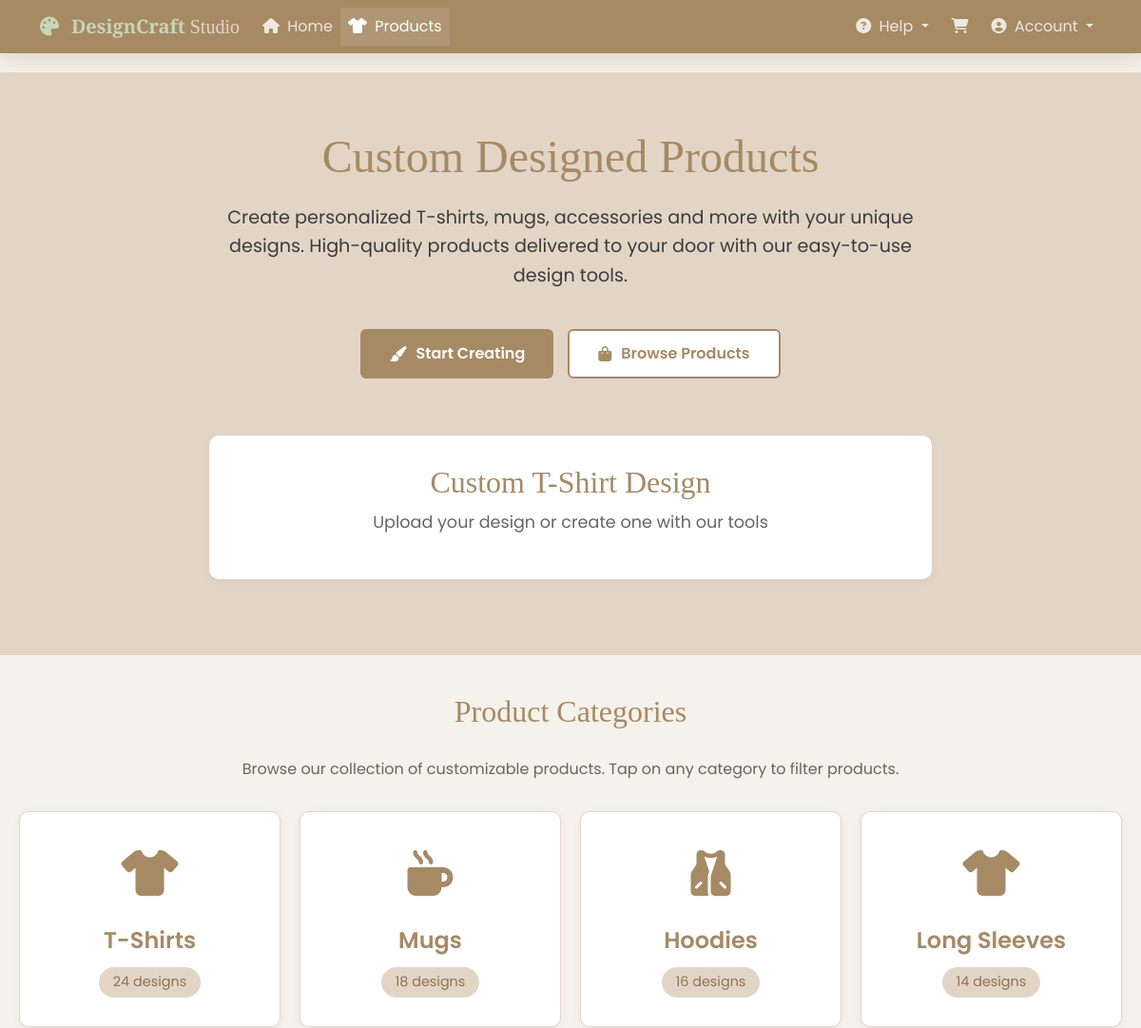
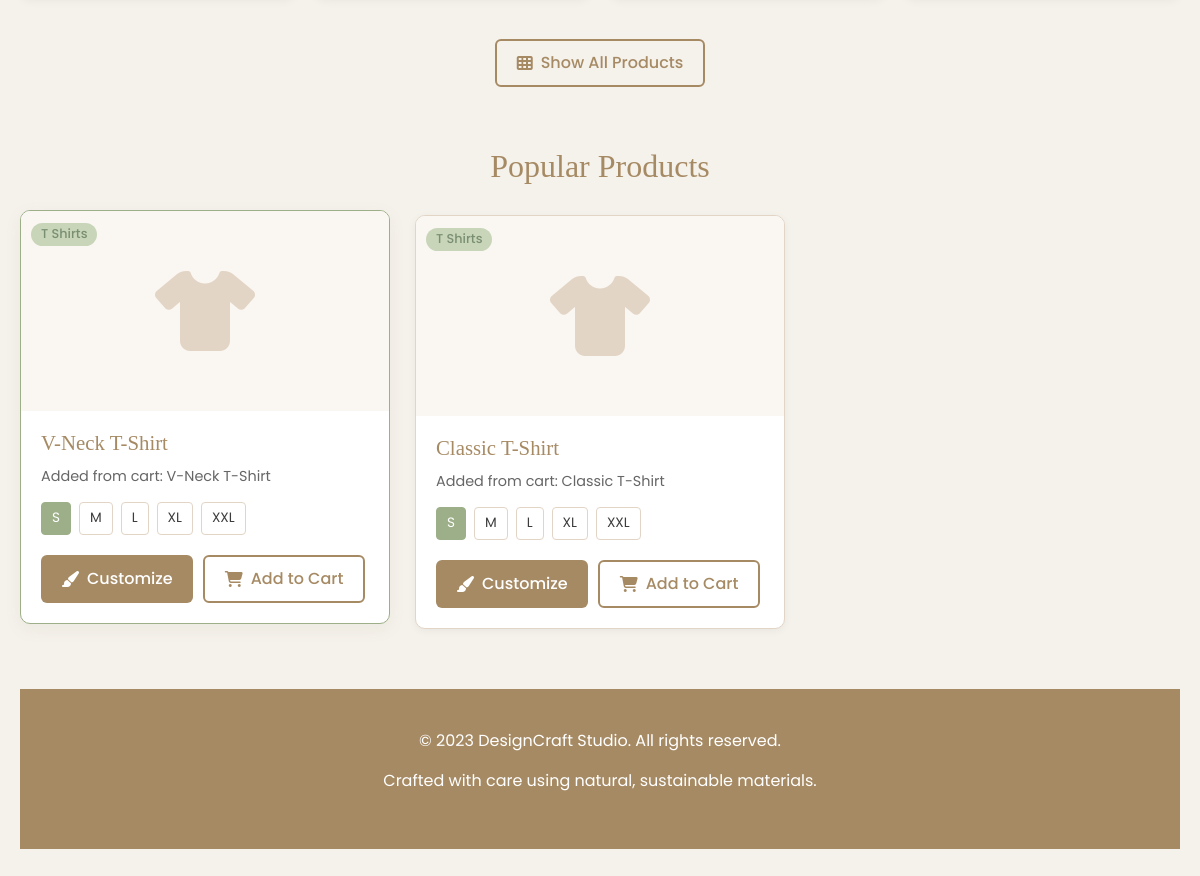
Screenshot of /products/ with the database file from the repository (2 pictures, top to bottom).
### tables this page shows
CREATE TABLE products (
                product_id INTEGER PRIMARY KEY AUTOINCREMENT,
                name TEXT NOT NULL,
                description TEXT,
                category TEXT NOT NULL,
                price REAL NOT NULL,
                stock INTEGER DEFAULT 0,
                colors TEXT,
                sizes TEXT,
                image_url TEXT,
                created_by INTEGER,
                is_active INTEGER DEFAULT 1,
                created_at TIMESTAMP DEFAULT CURRENT_TIMESTAMP,
                updated_at TIMESTAMP DEFAULT CURRENT_TIMESTAMP,
                FOREIGN KEY (created_by) REFERENCES users(user_id)
            );

### product_routes.py (the view)
@product_bp.route('/')
def browse_products():
    category = request.args.get('category', 'all')
    sort_by = request.args.get('sort', 'newest')
    page = int(request.args.get('page', 1))
    per_page = 12
    products = db_helper.get_products(
        category=category if category != 'all' else None,
        sort_by=sort_by,
        page=page,
        per_page=per_page
    )
    total_products = db_helper.get_product_count(category if category != 'all' else None)
    categories = get_categories_with_defaults()
    total_pages = (total_products + per_page - 1) // per_page
    return render_template('products.html',
                         products=products,
                         categories=categories,
                         current_category=category,
                         current_sort=sort_by,
                         current_page=page,
                         total_pages=total_pages,
                         total_products=total_products)

### app.py (called while the page is built)
@app.context_processor
def inject_csrf_token():
    from flask_wtf.csrf import generate_csrf
    return dict(csrf_token=lambda: generate_csrf())

### database.py (called while the page is built)
    def get_products(self, category=None, sort_by='newest', page=1, per_page=12):
        conn = sqlite3.connect(self.db_name)
        cursor = conn.cursor()
        query = 'SELECT * FROM products WHERE is_active = 1'
        params = []
        if category:
            query += ' AND category = ?'
            params.append(category)
        sort_options = {
            'newest': 'created_at DESC',
            'price_low': 'price ASC',
            'price_high': 'price DESC',
            'name': 'name ASC'
        }
        query += f' ORDER BY {sort_options.get(sort_by, "created_at DESC")}'
        offset = (page - 1) * per_page
        query += ' LIMIT ? OFFSET ?'
        params.extend([per_page, offset])
        cursor.execute(query, params)
        products = cursor.fetchall()
        conn.close()
        return products

    def get_product_count(self, category=None):
        conn = sqlite3.connect(self.db_name)
        cursor = conn.cursor()
        query = 'SELECT COUNT(*) FROM products WHERE is_active = 1'
        params = []
        if category:
            query += ' AND category = ?'
            params.append(category)
        cursor.execute(query, params)
        count = cursor.fetchone()[0]
        conn.close()
        return count

    def get_product_categories(self):
        conn = sqlite3.connect(self.db_name)
        cursor = conn.cursor()
        cursor.execute('SELECT DISTINCT category FROM products WHERE is_active = 1 ORDER BY category')
        categories = [row[0] for row in cursor.fetchall()]
        conn.close()
        return categories

### product_routes.py (called while the page is built)
def get_categories_with_defaults():
    default_categories = ['t-shirts', 'mugs', 'hoodies', 'long-sleeves']
    db_categories = db_helper.get_product_categories()
    all_categories = list(dict.fromkeys(default_categories + [c.lower() for c in db_categories]))
    return sorted(all_categories)

### templates/products.html (shortened to what this page needs)
<!DOCTYPE html>
<html lang="en">
<head>
    <link rel="stylesheet" href="https://cdnjs.cloudflare.com/ajax/libs/font-awesome/6.4.0/css/all.min.css">
    <link href="https://cdn.jsdelivr.net/npm/bootstrap@5.3.0/dist/css/bootstrap.min.css" rel="stylesheet">
</head>
<body>
    <nav class="navbar navbar-expand-lg navbar-dark fixed-top wood-texture" style="background: var(--wood-dark); box-shadow: 0 4px 20px rgba(166, 138, 100, 0.3);">
        <div class="container">
            <a class="navbar-brand" href="{{ url_for('home') }}" style="font-family: 'Playfair Display', serif;">
                <i class="fas fa-palette me-2" style="color: var(--sage-light);"></i>
                <span style="color: var(--sage-light); font-weight: 700;">DesignCraft</span>
                <span style="color: var(--wood-light); font-weight: 300;"> Studio</span>
            </a>
            <div class="collapse navbar-collapse" id="navbarNav">
                <ul class="navbar-nav me-auto">
                    <li class="nav-item">
                        <a class="nav-link {% if request.endpoint == 'home' %}active{% endif %}" href="{{ url_for('home') }}">
                            <i class="fas fa-home me-1"></i> Home
                        </a>
                    </li>
                    <li class="nav-item">
                        <a class="nav-link {% if request.endpoint == 'products.browse_products' %}active{% endif %}"
                           href="{{ url_for('products.browse_products') }}">
                            <i class="fas fa-tshirt me-1"></i> Products
                        </a>
                    </li>
                </ul>
                <ul class="navbar-nav">
                    <li class="nav-item dropdown me-2">
                        <a class="nav-link dropdown-toggle" href="#" id="helpDropdown" role="button" data-bs-toggle="dropdown">
                            <i class="fas fa-question-circle me-1"></i> Help
                        </a>
                    </li>
                    <li class="nav-item me-2">
                        <a class="nav-link {% if request.endpoint == 'cart' %}active{% endif %}"
                           href="{{ url_for('cart') }}" title="Cart">
                            <i class="fas fa-shopping-cart"></i>
                        </a>
                    </li>
                    <li class="nav-item dropdown">
                        <a class="nav-link dropdown-toggle" href="#" id="accountDropdown" role="button" data-bs-toggle="dropdown">
                            <i class="fas fa-user-circle me-1"></i> Account
                        </a>
                    </li>
                </ul>
            </div>
        </div>
    </nav>
    <div style="padding-top: 76px;"></div>
    <section class="page-hero">
        <div class="hero-inner">
            <h1 class="page-title">Custom Designed Products</h1>
            <p class="page-description">Create personalized T-shirts, mugs, accessories and more with your unique designs. High-quality products delivered to your door with our easy-to-use design tools.</p>
            <div class="hero-buttons" data-first-product-id="{{ products[0][0] if products else '1' }}">
                <a href="{{ url_for('design_tool', product_id=products[0][0] if products else 1) }}?size=M" class="hero-button primary" id="startCreatingBtn">
                    <i class="fas fa-paint-brush"></i> Start Creating
                </a>
                <button class="hero-button secondary" id="browseProductsBtn">
                    <i class="fas fa-shopping-bag"></i> Browse Products
                </button>
            </div>
            <div class="custom-design-section">
                <h2 class="custom-design-title">Custom T-Shirt Design</h2>
                <p class="custom-design-subtitle">Upload your design or create one with our tools</p>
            </div>
        </div>
    </section>
    <div class="main-container">
        <div class="page-container">
            <div class="content-section">
                <h2 class="section-title">Product Categories</h2>
                <p style="text-align: center; margin-bottom: 32px; color: #666; font-size: 16px;">Browse our collection of customizable products. Tap on any category to filter products.</p>
                <div class="categories-container">
                    <a href="{{ url_for('products.browse_products', category='t-shirts') }}" class="category-card {% if current_category == 't-shirts' %}active{% endif %}" data-category="t-shirts">
                        <div class="category-icon">
                            <i class="fas fa-tshirt"></i>
                        </div>
                        <div class="category-name">T-Shirts</div>
                        <div class="category-count">24 designs</div>
                    </a>
                    <a href="{{ url_for('products.browse_products', category='mugs') }}" class="category-card {% if current_category == 'mugs' %}active{% endif %}" data-category="mugs">
                        <div class="category-icon">
                            <i class="fas fa-mug-hot"></i>
                        </div>
                        <div class="category-name">Mugs</div>
                        <div class="category-count">18 designs</div>
                    </a>
                    <a href="{{ url_for('products.browse_products', category='hoodies') }}" class="category-card {% if current_category == 'hoodies' %}active{% endif %}" data-category="hoodies">
                        <div class="category-icon">
                            <i class="fas fa-vest"></i>
                        </div>
                        <div class="category-name">Hoodies</div>
                        <div class="category-count">16 designs</div>
                    </a>
                    <a href="{{ url_for('products.browse_products', category='long-sleeves') }}" class="category-card {% if current_category == 'long-sleeves' %}active{% endif %}" data-category="long-sleeves">
                        <div class="category-icon">
                            <i class="fas fa-tshirt"></i>
                        </div>
                        <div class="category-name">Long Sleeves</div>
                        <div class="category-count">14 designs</div>
                    </a>
                </div>
                <div class="show-all-btn">
                    <button class="btn btn-outline-primary" data-category="all" id="showAllBtn">
                        <i class="fas fa-th"></i> Show All Products
                    </button>
                </div>
            </div>
            <div class="content-section">
                <h2 class="section-title">Popular Products</h2>
                <div class="products-grid">
                    {% if products %}
                    {% for product in products %}
                    {% set sizes_list = (product[7] or 'M').split(',') %}
                    {% set is_mug = (product[3]|lower == 'mugs' or product[3]|lower == 'mug') %}
                    {% set is_hoodie = (product[3]|lower == 'hoodies' or product[3]|lower == 'hoodie') %}
                    {% set is_long_sleeve = (product[3]|lower == 'long-sleeves' or product[3]|lower == 'long sleeves') %}
                    <div class="product-card {{ 'selected' if loop.first else '' }}" data-product="{{ product[0] }}" data-category="{{ product[3] }}">
                        <div class="product-image">
                            {% if product[8] and product[8]|trim %}
                            {% set img_url = product[8] %}
                            {% if img_url.startswith('http://') or img_url.startswith('https://') %}
                            <img src="{{ img_url }}" alt="{{ product[1] }}"
                                 onerror="this.onerror=null; this.style.display='none'; this.nextElementSibling.style.display='flex';">
                            {% else %}
                            <img src="{{ url_for('static', filename=img_url) }}" alt="{{ product[1] }}"
                                 onerror="this.onerror=null; this.style.display='none'; this.nextElementSibling.style.display='flex';">
                            {% endif %}
                            <div style="display:none;width:100%;height:100%;align-items:center;justify-content:center;background:var(--neutral-light);">
                                {% if is_mug %}
                                <img src="{{ url_for('static', filename='images/default-mug.png') }}" alt="Default Mug" style="max-width: 80%; max-height: 80%; object-fit: contain;">
                                {% elif is_hoodie %}
                                <img src="{{ url_for('static', filename='images/default-hoodie.png') }}" alt="Default Hoodie" style="max-width: 80%; max-height: 80%; object-fit: contain;">
                                {% elif is_long_sleeve %}
                                <img src="{{ url_for('static', filename='images/default-longsleeve.png') }}" alt="Default Long Sleeve" style="max-width: 80%; max-height: 80%; object-fit: contain;">
                                {% else %}
                                <i class="fas fa-tshirt" style="font-size: 80px; color: var(--wood-light);"></i>
                                {% endif %}
                            </div>
                            {% else %}
                            <div style="width:100%;height:100%;display:flex;align-items:center;justify-content:center;background:var(--neutral-light);">
                                {% if is_mug %}
                                <img src="{{ url_for('static', filename='images/default-mug.png') }}" alt="Default Mug" style="max-width: 80%; max-height: 80%; object-fit: contain;">
                                {% elif is_hoodie %}
                                <img src="{{ url_for('static', filename='images/default-hoodie.png') }}" alt="Default Hoodie" style="max-width: 80%; max-height: 80%; object-fit: contain;">
                                {% elif is_long_sleeve %}
                                <img src="{{ url_for('static', filename='images/default-longsleeve.png') }}" alt="Default Long Sleeve" style="max-width: 80%; max-height: 80%; object-fit: contain;">
                                {% else %}
                                <i class="fas fa-tshirt" style="font-size: 80px; color: var(--wood-light);"></i>
                                {% endif %}
                            </div>
                            {% endif %}
                            <div class="product-badge">
                                <span class="badge badge-primary">{{ product[3]|replace('-', ' ')|title }}</span>
                            </div>
                        </div>
                        <div class="product-details">
                            <h3>{{ product[1] }}</h3>
                            <p class="product-description">{{ (product[2] or '')[:50] }}{% if (product[2] or '')|length > 50 %}...{% endif %}</p>
                            {% if not is_mug %}
                            <div class="product-sizes">
                                {% for s in sizes_list %}
                                <span class="size-option {{ 'selected' if loop.first else '' }}" data-size="{{ s|trim }}">{{ s|trim }}</span>
                                {% endfor %}
                            </div>
                            {% endif %}
                            <div class="product-actions">
                                <a href="{{ url_for('design_tool', product_id=product[0]) }}?size={{ (sizes_list[0]|trim) if sizes_list and not is_mug else 'M' }}" class="btn btn-primary customize-btn">
                                    <i class="fas fa-paint-brush"></i> Customize
                                </a>
                                <form method="POST" action="{{ url_for('add_to_cart', product_id=product[0]) }}" class="d-inline add-to-cart-form">
                                    <button type="submit" class="btn btn-outline-primary add-to-cart-btn"> <i class="fas fa-shopping-cart"></i> Add to Cart</button>
                                </form>
                            </div>
                        </div>
                    </div>
                    {% endfor %}
                    {% else %}
                    <div class="text-center py-5" style="grid-column: 1 / -1;">
                        <i class="fas fa-box-open fa-4x text-muted mb-3"></i>
                        <h4>No products yet</h4>
                        <p class="text-muted">Products added by the admin will appear here.</p>
                    </div>
                    {% endif %}
                </div>
            </div>
            <footer class="footer">
                <p>© 2023 DesignCraft Studio. All rights reserved.</p>
                <p>Crafted with care using natural, sustainable materials.</p>
            </footer>
        </div>
    </div>
</body>
</html>

### rows the page displays
products: category "T Shirts", name "V-Neck T-Shirt", description "Added from cart: V-Neck T-Shirt", sizes_list "S" "M" "L" "XL" "XXL"
products: category "T Shirts", name "Classic T-Shirt", description "Added from cart: Classic T-Shirt", sizes_list "S" "M" "L" "XL" "XXL"
